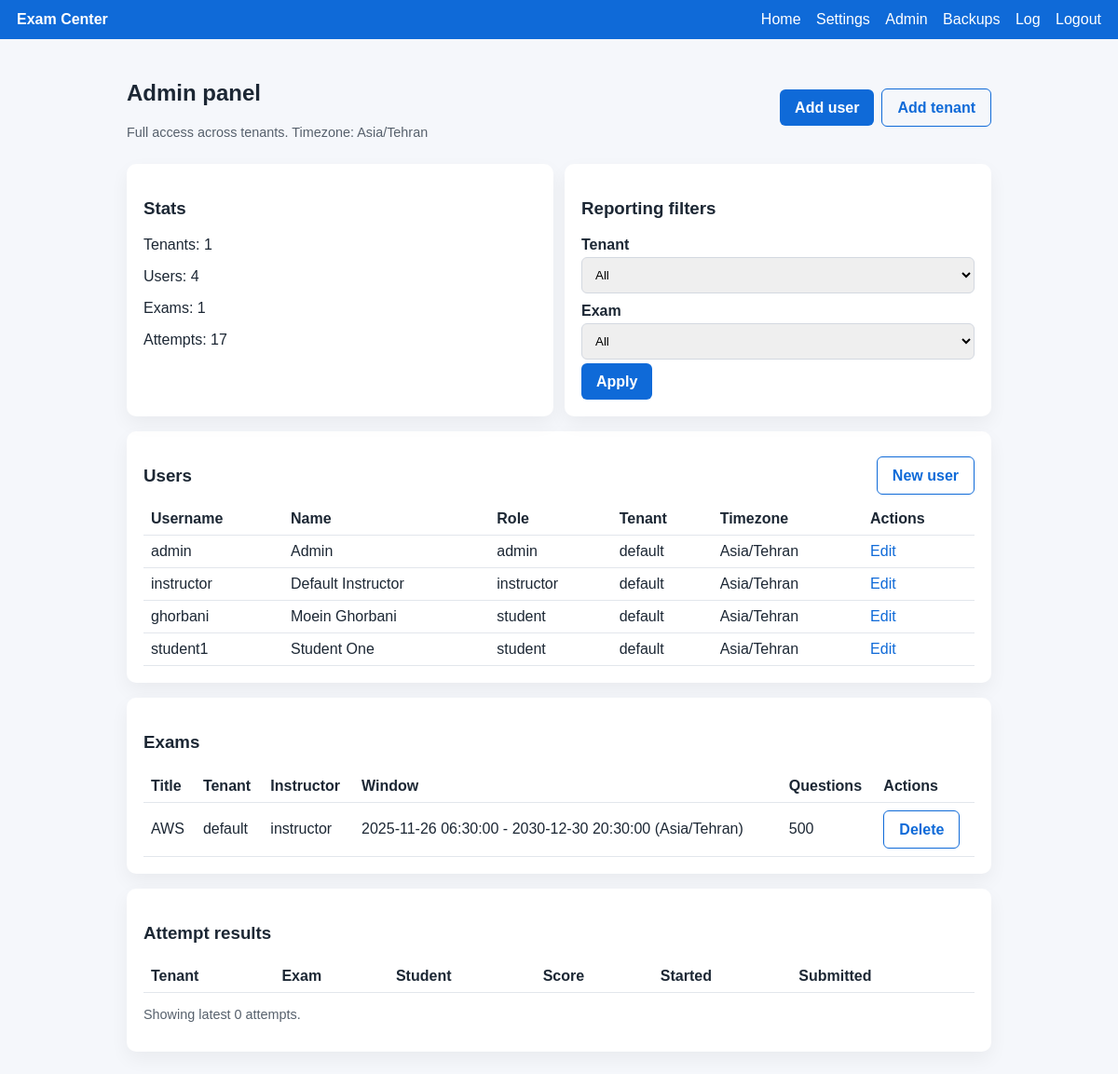
The page /admin (signed in) on the database its author committed.
### app/models/__init__.py (models this page shows, shortened)
class User(db.Model):
    id = db.Column(db.Integer, primary_key=True)
    username = db.Column(db.String(80), unique=True, nullable=False)
    password_hash = db.Column(db.String(256), nullable=False)
    role = db.Column(db.String(20), nullable=False)  # instructor or student
    full_name = db.Column(db.String(120))
    tenant_id = db.Column(db.Integer, db.ForeignKey("tenant.id"), nullable=False)
    tenant = db.relationship("Tenant")
    instructor_id = db.Column(db.Integer, db.ForeignKey("user.id"))
    instructor = db.relationship("User", remote_side=[id], backref="students", foreign_keys=[instructor_id])
    timezone = db.Column(db.String(64))

class Tenant(db.Model):
    id = db.Column(db.Integer, primary_key=True)
    name = db.Column(db.String(120), nullable=False)
    slug = db.Column(db.String(80), unique=True, nullable=False)

class Exam(db.Model):
    id = db.Column(db.Integer, primary_key=True)
    title = db.Column(db.String(200), nullable=False)
    description = db.Column(db.Text)
    start_at = db.Column(db.DateTime, nullable=False)
    end_at = db.Column(db.DateTime, nullable=False)
    duration_minutes = db.Column(db.Integer, nullable=False)
    created_by = db.Column(db.Integer, db.ForeignKey("user.id"), nullable=False)
    tenant_id = db.Column(db.Integer, db.ForeignKey("tenant.id"), nullable=False)
    tenant = db.relationship("Tenant")
    creator = db.relationship("User", foreign_keys=[created_by])
    timezone = db.Column(db.String(64), nullable=False, default="UTC")
    deleted_at = db.Column(db.DateTime)
    question_limit = db.Column(db.Integer)
    is_closed = db.Column(db.Boolean, default=False)
    closed_at = db.Column(db.DateTime)
    questions = db.relationship("Question", backref="exam", cascade="all, delete-orphan")

### app/controllers/admin.py (the view)
@bp.route("/admin")
@login_required(role="admin")
def admin_dashboard():
    tenant_filter = request.args.get("tenant_id", type=int)
    exam_filter = request.args.get("exam_id", type=int)
    tenants = Tenant.query.order_by(Tenant.name).all()
    admin_user = get_current_user()
    admin_tz = admin_user.timezone or "UTC"
    stats = {
        "tenants": Tenant.query.count(),
        "users": User.query.count(),
        "exams": Exam.query.filter(Exam.deleted_at.is_(None)).count(),
        "attempts": Attempt.query.count(),
    }
    users = User.query.order_by(User.tenant_id, User.role, User.username).all()
    exams_query = Exam.query.order_by(Exam.start_at.desc())
    if tenant_filter:
        exams_query = exams_query.filter_by(tenant_id=tenant_filter)
    exams = exams_query.filter(Exam.deleted_at.is_(None)).all()
    exam_options = Exam.query.order_by(Exam.title).all()
    return render_template(
        "admin_dashboard.html",
        stats=stats,
        tenants=tenants,
        users=users,
        exams=exams,
        tenant_filter=tenant_filter,
        exam_filter=exam_filter,
        exam_options=exam_options,
        admin_tz=admin_tz,
    )

### app/controllers/core.py (called while the page is built)
@bp.before_app_request
def log_access():
    if request.path.startswith("/static"):
        return
    user = get_current_user()
    tenant_id = user.tenant_id if user else None
    ip = request.headers.get("X-Forwarded-For", request.remote_addr)
    try:
        entry = AccessLog(
            ip=ip,
            path=request.path[:400],
            method=request.method,
            user_agent=(request.headers.get("User-Agent") or "")[:400],
            user_id=user.id if user else None,
            tenant_id=tenant_id,
        )
        db.session.add(entry)
        db.session.commit()
    except Exception:
        db.session.rollback()

### app/utils/auth.py (called while the page is built)
def get_current_user():
    uid = session.get("user_id")
    if not uid:
        return None
    return db.session.get(User, uid)

def login_required(role=None):
    def decorator(func):
        @wraps(func)
        def wrapper(*args, **kwargs):
            user = get_current_user()
            if not user:
                flash("Please log in first.")
                return redirect(url_for("auth.login"))
            if role:
                allowed = {role} if isinstance(role, str) else set(role)
                if user.role != "admin" and user.role not in allowed:
                    abort(403)
            return func(*args, **kwargs)
        return wrapper
    return decorator

### templates/admin_dashboard.html (shortened to what this page needs)
{% extends "layout.html" %}
{% block content %}
<div class="toolbar">
  <div>
    <h2>Admin panel</h2>
    <p class="hint">Full access across tenants. Timezone: {{ admin_tz }}</p>
  </div>
  <div class="actions">
    <a class="btn" href="{{ url_for('admin.admin_user_new') }}">Add user</a>
    <a class="btn ghost" href="{{ url_for('admin.admin_tenant_new') }}">Add tenant</a>
  </div>
</div>
<div class="grid">
  <div class="card">
    <h3>Stats</h3>
    <p>Tenants: {{ stats.tenants }}</p>
    <p>Users: {{ stats.users }}</p>
    <p>Exams: {{ stats.exams }}</p>
    <p>Attempts: {{ stats.attempts }}</p>
  </div>
  <div class="card">
    <h3>Reporting filters</h3>
    <form method="get">
      <label>Tenant
        <select name="tenant_id">
          <option value="">All</option>
        </select>
      </label>
      <label>Exam
        <select name="exam_id">
          <option value="">All</option>
        </select>
      </label>
      <div class="actions">
        <button type="submit" class="btn">Apply</button>
      </div>
    </form>
  </div>
</div>
<div class="card">
  <div class="toolbar no-space">
    <h3>Users</h3>
    <a class="btn ghost" href="{{ url_for('admin.admin_user_new') }}">New user</a>
  </div>
  <table class="table">
    <thead>
      <tr>
        <th>Username</th>
        <th>Name</th>
        <th>Role</th>
        <th>Tenant</th>
        <th>Timezone</th>
        <th>Actions</th>
      </tr>
    </thead>
    <tbody>
      {% for u in users %}
        <tr>
          <td>{{ u.username }}</td>
          <td>{{ u.full_name }}</td>
          <td>{{ u.role }}</td>
          <td>{{ u.tenant.slug }}</td>
          <td>{{ u.timezone or "-" }}</td>
          <td><a href="{{ url_for('admin.admin_user_edit', user_id=u.id) }}">Edit</a></td>
        </tr>
      {% endfor %}
    </tbody>
  </table>
</div>
<div class="card">
  <h3>Exams</h3>
  <table class="table">
    <thead>
      <tr>
        <th>Title</th>
        <th>Tenant</th>
        <th>Instructor</th>
        <th>Window</th>
        <th>Questions</th>
        <th>Actions</th>
      </tr>
    </thead>
    <tbody>
      {% for ex in exams %}
        <tr>
          <td>{{ ex.title }}</td>
          <td>{{ ex.tenant.slug }}</td>
          <td>{{ ex.creator.username if ex.creator else ex.created_by }}</td>
          <td>{{ ex.start_at }} - {{ ex.end_at }} ({{ ex.timezone }})</td>
          <td>{{ ex.questions|length }}</td>
          <td>
            {% if not ex.deleted_at %}
              <form method="post" action="{{ url_for('instructor.delete_exam', exam_id=ex.id) }}" onsubmit="return confirm('Delete this exam?');">
                <button type="submit" class="btn ghost">Delete</button>
              </form>
            {% else %}
              <span class="hint">Deleted</span>
            {% endif %}
          </td>
        </tr>
      {% endfor %}
    </tbody>
  </table>
</div>
<div class="card">
  <h3>Attempt results</h3>
  <table class="table">
    <thead>
      <tr>
        <th>Tenant</th>
        <th>Exam</th>
        <th>Student</th>
        <th>Score</th>
        <th>Started</th>
        <th>Submitted</th>
      </tr>
    </thead>
  </table>
  <p class="hint">Showing latest {{ attempts|length }} attempts.</p>
</div>
{% endblock %}

### static/style.css (style rules this page uses)
* { box-sizing: border-box; }
body { font-family: Arial, sans-serif; margin: 0; background: #f5f7fb; color: #1c2734; }
a { color: #0f6ad8; text-decoration: none; }
.card { background: #fff; border-radius: 10px; padding: 18px; box-shadow: 0 8px 20px rgba(0,0,0,0.05); margin-bottom: 16px; }
.toolbar { display: flex; justify-content: space-between; align-items: center; margin-bottom: 12px; gap: 8px; flex-wrap: wrap; }
.toolbar.no-space { margin-bottom: 0; }
form label { display: block; font-weight: 600; margin: 10px 0 4px; }
input, textarea, select { width: 100%; padding: 10px; border: 1px solid #d3d8e0; border-radius: 6px; margin-top: 4px; }
button, .btn { display: inline-block; padding: 10px 16px; border: none; border-radius: 6px; background: #0f6ad8; color: #fff; cursor: pointer; font-weight: 700; font-family: inherit; font-size: 1em; line-height: 1.2; text-decoration: none; }
button.ghost, .btn.ghost { background: transparent; color: #0f6ad8; border: 1px solid #0f6ad8; }
.hint { color: #56606c; font-size: 0.9em; }
.grid { display: grid; grid-template-columns: repeat(auto-fit, minmax(260px, 1fr)); gap: 12px; }
.table { width: 100%; border-collapse: collapse; }
.table th, .table td { padding: 8px; border-bottom: 1px solid #e2e6ec; text-align: left; }
.actions { display: flex; gap: 8px; justify-content: flex-end; align-items: center; flex-wrap: wrap; }
.toolbar .actions { justify-content: flex-end; flex-wrap: wrap; }
.card .actions { justify-content: flex-start; }
.ghost { background: transparent; }

### rows shown on the page
User: timezone "Asia/Tehran", username "admin", full_name "Admin", role "admin", tenant.slug "default"
User: username "instructor", full_name "Default Instructor", role "instructor", tenant.slug "default", timezone "Asia/Tehran"
User: username "ghorbani", full_name "Moein Ghorbani", role "student", tenant.slug "default", timezone "Asia/Tehran"
User: username "student1", full_name "Student One", role "student", tenant.slug "default", timezone "Asia/Tehran"
Exam: title "AWS", tenant.slug "default", creator "instructor", start_at "2025-11-26 06:30:00", end_at "2030-12-30 20:30:00", timezone "Asia/Tehran", questions|length "500"

### other values the page prints
{{ stats.tenants }} "1"
{{ stats.users }} "4"
{{ stats.exams }} "1"
{{ stats.attempts }} "17"
{{ attempts|length }} "0"
